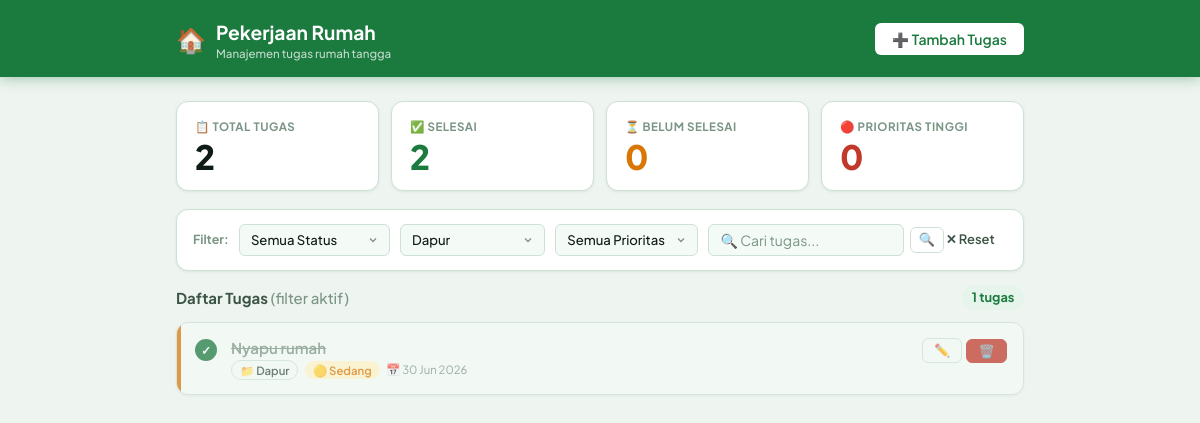
Screenshot of /index.php?kategori=Dapur with the database file from the repository.
### tables this page shows
CREATE TABLE tasks (
                id              INTEGER PRIMARY KEY AUTOINCREMENT,
                judul           TEXT    NOT NULL,
                deskripsi       TEXT    DEFAULT '',
                kategori        TEXT    DEFAULT 'Lainnya',
                prioritas       TEXT    DEFAULT 'Sedang',
                status          INTEGER DEFAULT 0,
                tanggal_target  DATE,
                dibuat_pada     DATETIME DEFAULT CURRENT_TIMESTAMP
            );

### index.php (the view, shortened to what this page needs)
<?php
$db = getDB();
$f_status    = $_GET['status']    ?? 'semua';
$f_kategori  = $_GET['kategori']  ?? 'semua';
$f_prioritas = $_GET['prioritas'] ?? 'semua';
$q           = trim($_GET['q']    ?? '');
$where  = ['1=1'];
$params = [];
if ($f_kategori !== 'semua') {
    $where[] = 'kategori = :kat';
    $params[':kat'] = $f_kategori;
}
$whereStr = implode(' AND ', $where);
$stmt = $db->prepare("
    SELECT * FROM tasks
    WHERE {$whereStr}
    ORDER BY
        status ASC,
        CASE prioritas WHEN 'Tinggi' THEN 1 WHEN 'Sedang' THEN 2 ELSE 3 END ASC,
        dibuat_pada DESC
");
$stmt->execute($params);
$tasks = $stmt->fetchAll();
$stats = $db->query("
    SELECT
        COUNT(*)  AS total,
        SUM(status)  AS selesai,
        SUM(CASE WHEN status = 0 THEN 1 ELSE 0 END) AS belum,
        SUM(CASE WHEN prioritas = 'Tinggi' AND status = 0 THEN 1 ELSE 0 END) AS tinggi
    FROM tasks
")->fetch();
$today     = date('Y-m-d');
$kategoris = ['Dapur','Kamar','Ruang Tamu','Kamar Mandi','Taman','Laundry','Lainnya'];
$hasFilter = ($f_status !== 'semua' || $f_kategori !== 'semua' || $f_prioritas !== 'semua' || $q !== '');
?>
<!DOCTYPE html>
<html lang="id">
<head>
  <link rel="stylesheet" href="style.css">
</head>
<body>
<header class="app-header">
  <div class="container">
    <a href="index.php" class="app-logo">
      <span class="icon">🏠</span>
      <div>
        <h1>Pekerjaan Rumah</h1>
        <p>Manajemen tugas rumah tangga</p>
      </div>
    </a>
    <a href="add.php" class="btn btn-white">➕ Tambah Tugas</a>
  </div>
</header>
<main>
<div class="container">
  <div class="stats-grid">
    <div class="stat-card">
      <div class="lbl">📋 Total Tugas</div>
      <div class="val"><?= (int)$stats['total'] ?></div>
    </div>
    <div class="stat-card s-selesai">
      <div class="lbl">✅ Selesai</div>
      <div class="val"><?= (int)$stats['selesai'] ?></div>
    </div>
    <div class="stat-card s-pending">
      <div class="lbl">⏳ Belum Selesai</div>
      <div class="val"><?= (int)$stats['belum'] ?></div>
    </div>
    <div class="stat-card s-tinggi">
      <div class="lbl">🔴 Prioritas Tinggi</div>
      <div class="val"><?= (int)$stats['tinggi'] ?></div>
    </div>
  </div>
  <form method="GET" action="index.php" class="filter-bar">
    <span class="filter-lbl">Filter:</span>
    <select name="status" class="filter-select" onchange="this.form.submit()">
      <option value="semua"  <?= $f_status==='semua'   ? 'selected':'' ?>>Semua Status</option>
    </select>
    <select name="kategori" class="filter-select" onchange="this.form.submit()">
      <?php foreach ($kategoris as $kat): ?>
      <option value="<?= htmlspecialchars($kat) ?>"
              <?= $f_kategori===$kat ? 'selected':'' ?>><?= htmlspecialchars($kat) ?></option>
      <?php endforeach; ?>
    </select>
    <select name="prioritas" class="filter-select" onchange="this.form.submit()">
      <option value="semua"  <?= $f_prioritas==='semua'  ? 'selected':'' ?>>Semua Prioritas</option>
    </select>
    <div class="search-wrap">
      <input type="search" name="q" class="search-input"
             placeholder="🔍 Cari tugas..."
             value="<?= htmlspecialchars($q) ?>">
      <button type="submit" class="btn btn-outline btn-sm btn-icon" title="Cari">🔍</button>
    </div>
    <?php if ($hasFilter): ?>
    <a href="index.php" class="btn btn-ghost btn-sm">✕ Reset</a>
    <?php endif; ?>
  </form>
  <div class="section-hdr">
    <h2>Daftar Tugas <?= $hasFilter ? '<span style="font-weight:500;color:var(--text-3)">(filter aktif)</span>' : '' ?></h2>
    <span class="count-pill"><?= count($tasks) ?> tugas</span>
  </div>
  <?php if (empty($tasks)): ?>
  <div class="empty">
    <div class="ico">📋</div>
    <h3>Tidak ada tugas ditemukan</h3>
    <p><?= $hasFilter
        ? 'Coba ubah atau reset filter di atas.'
        : 'Yuk mulai catat pekerjaan rumah kamu!' ?></p>
    <?php if (!$hasFilter): ?>
    <a href="add.php" class="btn btn-primary">➕ Tambah Tugas Pertama</a>
    <?php else: ?>
    <a href="index.php" class="btn btn-outline">✕ Reset Filter</a>
    <?php endif; ?>
  </div>
  <?php else: ?>
  <div class="task-list">
    <?php foreach ($tasks as $task): ?>
    <?php
      $done      = $task['status'] == 1;
      $prioLower = strtolower($task['prioritas']);
      $overdue   = !$done && $task['tanggal_target'] && $task['tanggal_target'] < $today;
    ?>
    <div class="task-card prio-<?= $prioLower ?> <?= $done ? 'done' : '' ?>">
      <div class="task-toggle">
        <form method="POST" action="toggle.php">
          <button type="submit" class="toggle-btn"
                  title="<?= $done ? 'Tandai Belum Selesai' : 'Tandai Selesai' ?>">
            <?= $done ? '✓' : '' ?>
          </button>
        </form>
      </div>
      <div class="task-body">
        <div class="task-judul"><?= htmlspecialchars($task['judul']) ?></div>
        <div class="task-meta">
          <span class="badge badge-kat">📁 <?= htmlspecialchars($task['kategori']) ?></span>
          <span class="badge badge-<?= $prioLower ?>">
            <?= $task['prioritas']==='Tinggi' ? '🔴' : ($task['prioritas']==='Sedang' ? '🟡' : '🟢') ?>
            <?= htmlspecialchars($task['prioritas']) ?>
          </span>
          <?php if ($task['tanggal_target']): ?>
          <span class="badge-due <?= $overdue ? 'overdue' : '' ?>">
            <?= $overdue ? '⚠️ Terlambat! ' : '📅 ' ?>
            <?= date('d M Y', strtotime($task['tanggal_target'])) ?>
          </span>
          <?php endif; ?>
        </div>
      </div>
      <div class="task-actions">
        <a href="edit.php?id=<?= $task['id'] ?>" class="btn btn-outline btn-sm" title="Edit tugas">✏️</a>
        <form method="POST" action="delete.php"
              onsubmit="return confirm('Hapus tugas "<?= addslashes(htmlspecialchars($task['judul'])) ?>"?')">
          <button type="submit" class="btn btn-danger btn-sm" title="Hapus tugas">🗑️</button>
        </form>
      </div>
    </div>
    <?php endforeach; ?>
  </div>
  <?php endif; ?>
  <div class="spacer"></div>
</div>
</main>
</body>
</html>

### rows the page displays
tasks: judul "Nyapu rumah", kategori "Dapur", prioritas "Sedang", tanggal_target "30 Jun 2026"

### other values shown
$stats['total'] "2"
$stats['selesai'] "2"
$stats['belum'] "0"
$stats['tinggi'] "0"
count($tasks) "1"
form field kategori "Dapur"
